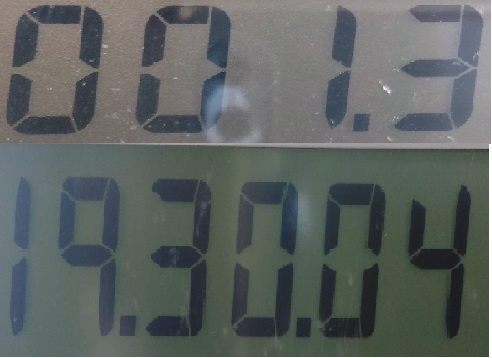
%> input picture SEGUNDO EXAMEN PARCIAL/displays/numeros.jpg, 492 x 358 px
$ octave PPPUntitled.m   (GNU Octave 9; MATLAB toolbox functions it lacks are replaced by stand-ins)
%> lines starting %> are read from the running program, lines starting %| are printed output that depends on the picture; in (x1, y1, x2, y2) boxes, pixels count from 0 and x2, y2 are one past the last pixel; in counts of white or black regions, pixels touching at a corner belong together; the program's own positions count from 1
%Mostramos la imagen original
I = imread('numeros.jpg');
%> I is the input picture: size 358x492x3 uint8; mean R, G, B 92.8, 99, 97.2
imshow(I);

%Obteniendo imagen en formato de color HSV
cmap = rgb2hsv(I);
%> cmap: size 358x492x3 double; mean H, S, V 0.425, 0.14, 0.405

d1=cmap(:,:,1);  %H
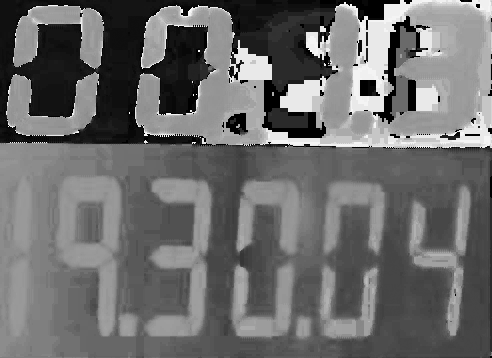
%> d1: size 358x492 double; min 0, max 0.983, mean 0.425
d2=cmap(:,:,2);  %S
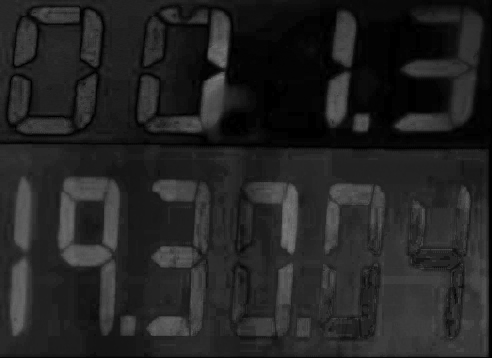
%> d2: size 358x492 double; min 0, max 0.493, mean 0.14
d3=cmap(:,:,3);  %V
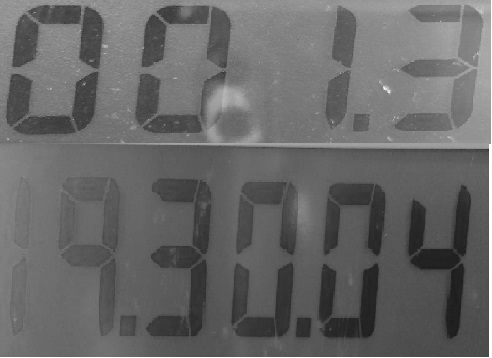
%> d3: size 358x492 double; min 0.106, max 1, mean 0.405

%Trabajamos con H (Elección por prueba-error)
I_aux = d1;

%Trabajamos con la imagen para reconocer el texto


%Aplicamos top-hat a la imagen para obtener detalles dado que hay variaciones de iluminación (No sirvio)
%se = strel('disk',30);
%I_aux = imtophat(I_aux,se);

%Mejoramos el contraste de la imagen
I_aux = imadjust(I_aux);

%Binarizamos la imagen
I_aux = im2bw(I_aux, 0.6);% Mejor valor 0.6
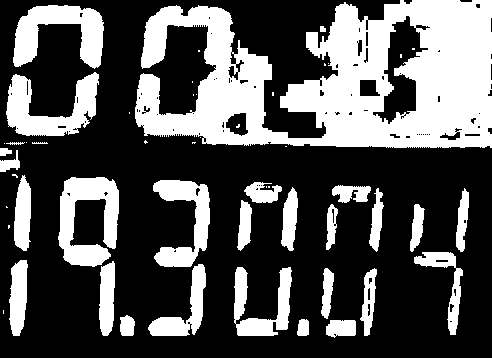
%> I_aux: size 358x492 logical; 33.3% white; 52 white regions (23 under 20 px), largest, box (x1, y1, x2, y2) and area: (135, 0, 492, 148) 32885, (58, 177, 119, 267) 3294, (13, 5, 104, 69) 3082

g1 = fspecial('gaussian',[5 5],2);
I_aux = imfilter(I_aux,g1);
%> I_aux: size 358x492 logical; 33.4% white; 30 white regions (1 under 20 px), largest, box (x1, y1, x2, y2) and area: (135, 0, 492, 148) 33256, (58, 177, 119, 267) 3300, (13, 5, 104, 68) 3084

%Eliminamos pequenias regiones en la imagen
I_aux = bwareaopen(I_aux,30);

%Eliminamos regiones que esten pegadas al borde
I_aux = (imclearborder(I_aux, 4)); %Este elimina los numeros de arriba
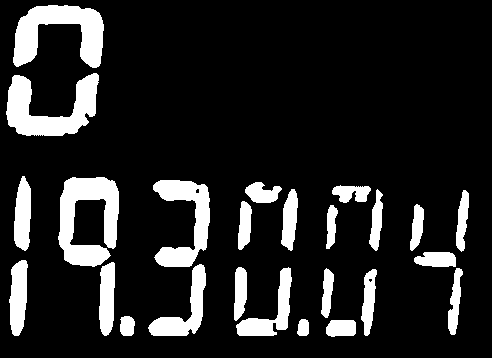
%> I_aux: size 358x492 logical; 14.4% white; 25 white regions, largest, box (x1, y1, x2, y2) and area: (58, 177, 119, 267) 3300, (13, 5, 104, 68) 3084, (6, 73, 99, 136) 3057

%Dilatamos la imagen con elemento rectangular para completar numeros (verticalmente)
I_aux = imdilate(I_aux,strel('rectangle',[20 2]));
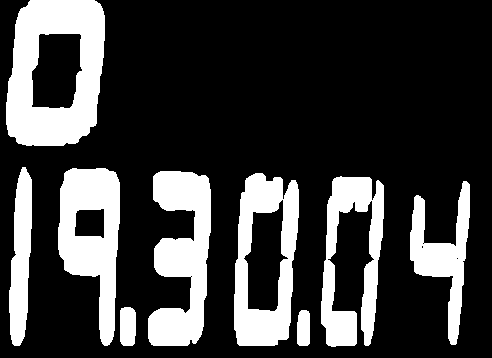
%> I_aux: size 358x492 logical; 24.2% white; 9 white regions, largest, box (x1, y1, x2, y2) and area: (6, 0, 105, 146) 9522, (148, 171, 211, 346) 6978, (58, 168, 120, 346) 6423

%Dilatamos la imagen con elemento cuadrado para completar algunos numeros (horizontalmente)
I_aux = imdilate(I_aux,strel('square',2));
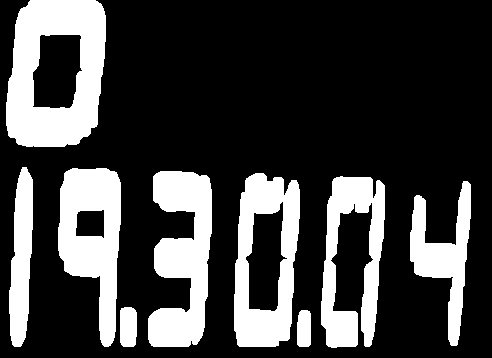
%> I_aux: size 358x492 logical; 25.6% white; 9 white regions, largest, box (x1, y1, x2, y2) and area: (6, 0, 106, 147) 9897, (148, 171, 212, 347) 7315, (234, 173, 300, 347) 6802

%Mostramos la imagen con la que se reconocio el texto
global I_final;
I_final = I_aux;
imshow (I_final);

%Aplicamos OCR a la imagen final (Identificando solo los caracteres especificados)
%> (the run ends here)
